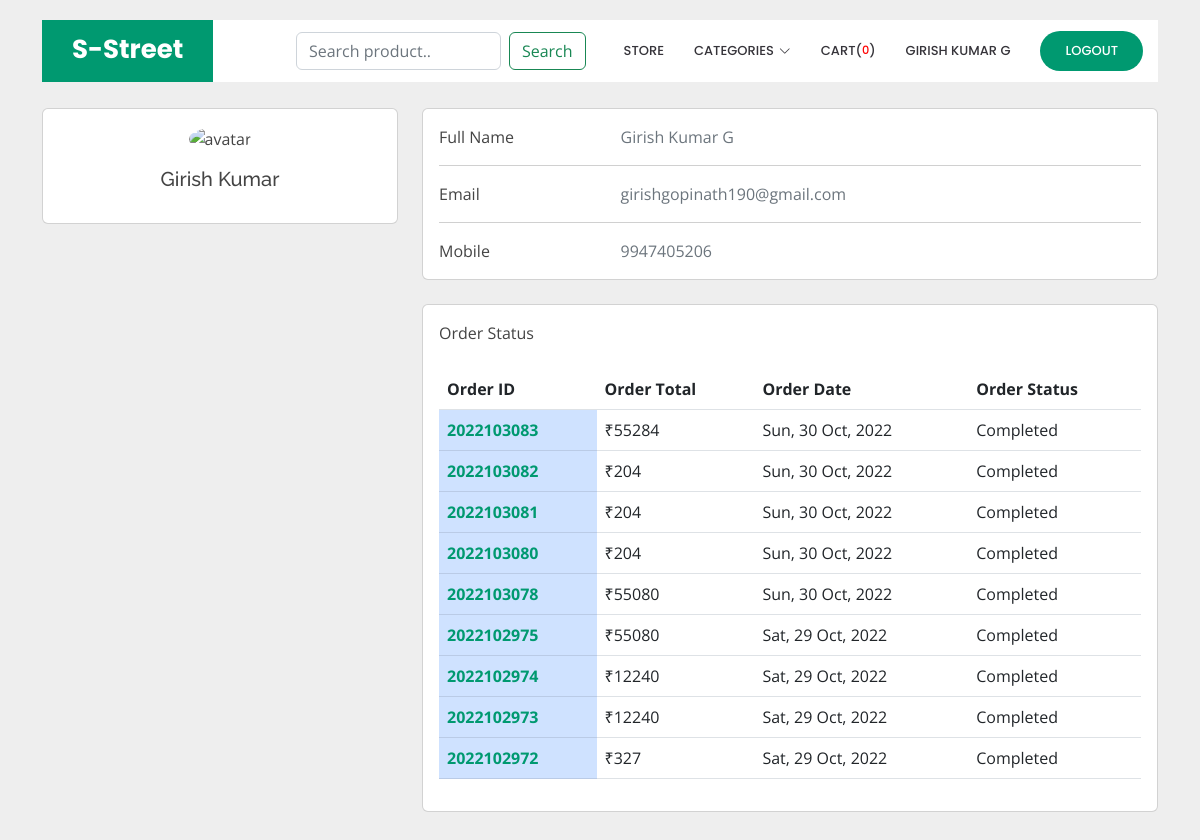
Before: /accounts/profile/ (signed in) with the older database file.
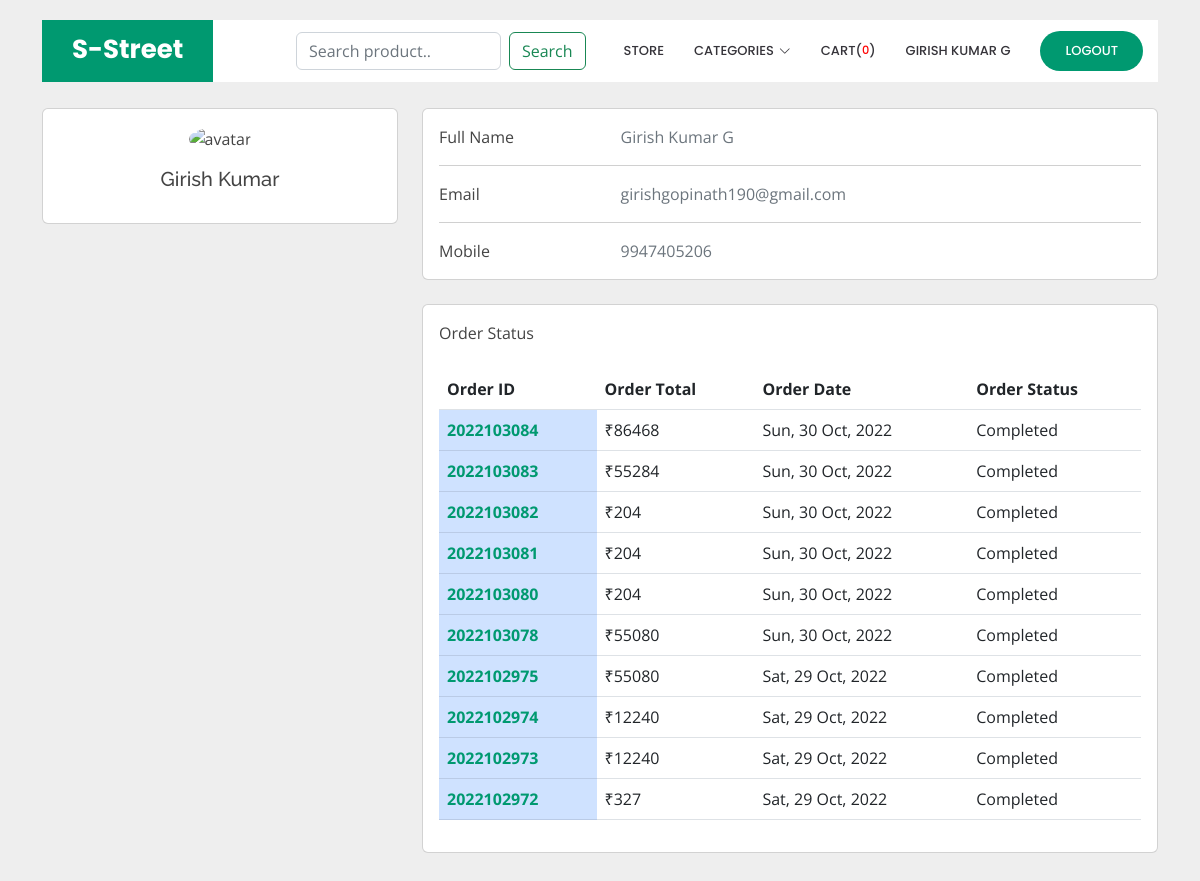
After: the same page with the newer database file.
### orders/models.py (models this page shows, shortened)
class Order(models.Model):
    STATUS = (
        ('New', 'New'),
        ('Accepted', 'Accepted'),
        ('Completed', 'Completed'),
        ('Canceled', 'Canceled'),
    )
    user = models.ForeignKey(Account, on_delete=models.CASCADE)
    payment = models.ForeignKey(Payment, on_delete=models.SET_NULL, blank=True, null=True)
    order_number = models.CharField(max_length=20)
    address = models.ForeignKey(Address, on_delete=models.SET_NULL, null=True)
    order_total = models.IntegerField(default=0)
    status = models.CharField(max_length=10, choices=STATUS, default='New')
    is_ordered = models.BooleanField(default=False)
    created_at = models.DateTimeField(auto_now_add=True)
    updated_at = models.DateTimeField(auto_now=True)
    razorpay_payment_id = models.CharField(max_length=500, null=True, blank=True)
    razorpay_order_id = models.CharField(max_length=500, null=True, blank=True)
    razorpay_signature = models.CharField(max_length=500, null=True, blank=True)

### accounts/views.py (the view)
# urls.py: path('profile/', views.profile, name='profile'),
@login_required(login_url='login')
def profile(request):
    profile = request.user
    order = Order.objects.filter(user=profile, status='Completed').order_by('-created_at')
    context = {'profile': profile, 'order': order}
    return render(request, 'accounts/profile.html', context)

### accounts/models.py (called while the page is built)
    def full_name(self):
        return f'{self.first_name} {self.last_name}'

### carts/context_processors.py (called while the page is built)
def cartCount(request):
    if request.user.is_authenticated:
        cart_item = CartItem.objects.filter(user=request.user)
        cart_count = cart_item.count()
        return {
            'cart_count': cart_count,
        }
    else:
        cart_count = 0
        return {
            'cart_count': cart_count,
        }

### core/context_processors.py (called while the page is built)
def get_category_url(request):
    links = Category.objects.all()
    return {
        'links': links
    }

### core/models.py (called while the page is built)
    def get_url(self):
        return reverse("product_by_category", args=[self.category_slug])

### accounts/templates/accounts/profile.html
{% extends 'main.html' %}
{% block content %}
<section style="background-color: #eee;">
    <div class="container py-5">
      <div class="row">
        <div class="col-lg-4">
          <div class="card mb-4">
            <div class="card-body text-center">
              <img src="https://mdbcdn.b-cdn.net/img/Photos/new-templates/bootstrap-chat/ava3.webp" alt="avatar"
                class="rounded-circle img-fluid" style="width: 150px;">
              <h5 class="my-3">{{profile.first_name}}</h5>
            </div>
          </div>
        </div>
        <div class="col-lg-8">
          <div class="card mb-4">
            <div class="card-body">
              <div class="row">
                <div class="col-sm-3">
                  <p class="mb-0">Full Name</p>
                </div>
                <div class="col-sm-9">
                  <p class="text-muted mb-0">{{profile.first_name}} {{profile.last_name}}</p>
                </div>
              </div>
              <hr>
              <div class="row">
                <div class="col-sm-3">
                  <p class="mb-0">Email</p>
                </div>
                <div class="col-sm-9">
                  <p class="text-muted mb-0">{{profile.email}}</p>
                </div>
              </div>
              <hr>
              <div class="row">
                <div class="col-sm-3">
                  <p class="mb-0">Mobile</p>
                </div>
                <div class="col-sm-9">
                  <p class="text-muted mb-0">{{profile.phone_number}}</p>
                </div>
              </div>
            </div>
          </div>
          <div class="row">
            <div class="col-md-12">
              <div class="card mb-4 mb-md-0">
                <div class="card-body">
                  <p class="mb-4">Order Status
                  </p>
                  {% if order %}
                  <table class="table table-hover">
                    <thead>
                      <tr>
                        <th scope="col">Order ID</th>
                        <th scope="col">Order Total</th>
                        <th scope="col">Order Date</th>
                        <th scope="col">Order Status</th>
                      </tr>
                    </thead>
                    <tbody>
                      {% for item in order %}
                      <tr>
                        <th class="table-primary" scope="row"><a href="{% url 'order-complete' item.id %}">{{item.order_number}}</a></th>
                        <td>₹{{item.order_total}}</td>
                        <td>{{item.created_at|date:"D, d M, Y"}}</td>
                        <td>{{item.status}}</td>
                      </tr>
                      {% endfor %}
                    </tbody>
                  </table>
                  {% else %}
                    <p>No order found</p>
                  {% endif %}
                </div>
              </div>
            </div>
          </div>
        </div>
      </div>
    </div>
  </section>
{% endblock %}

Changed rows visible on the page:
added Order: order_number "2022103084", order_total "86468", created_at "Sun, 30 Oct, 2022", status "Completed"
